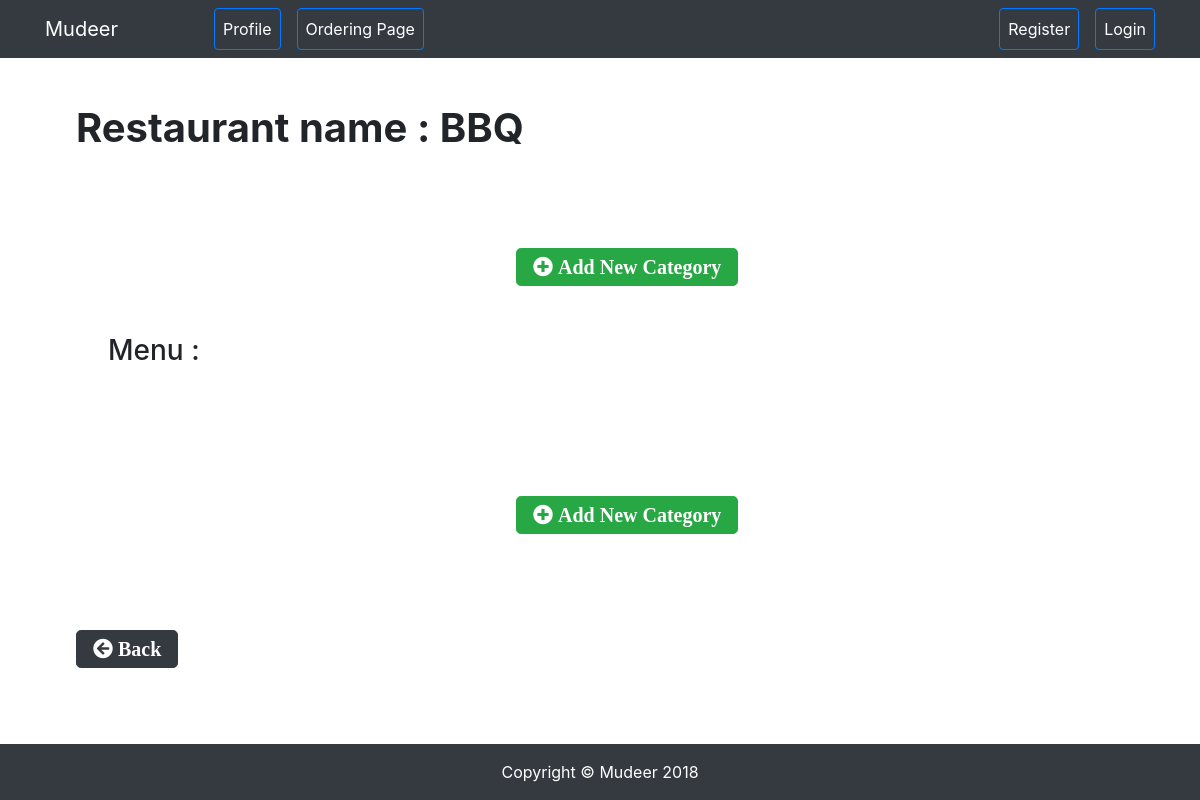
Before: /detail/1/ with the older database file.
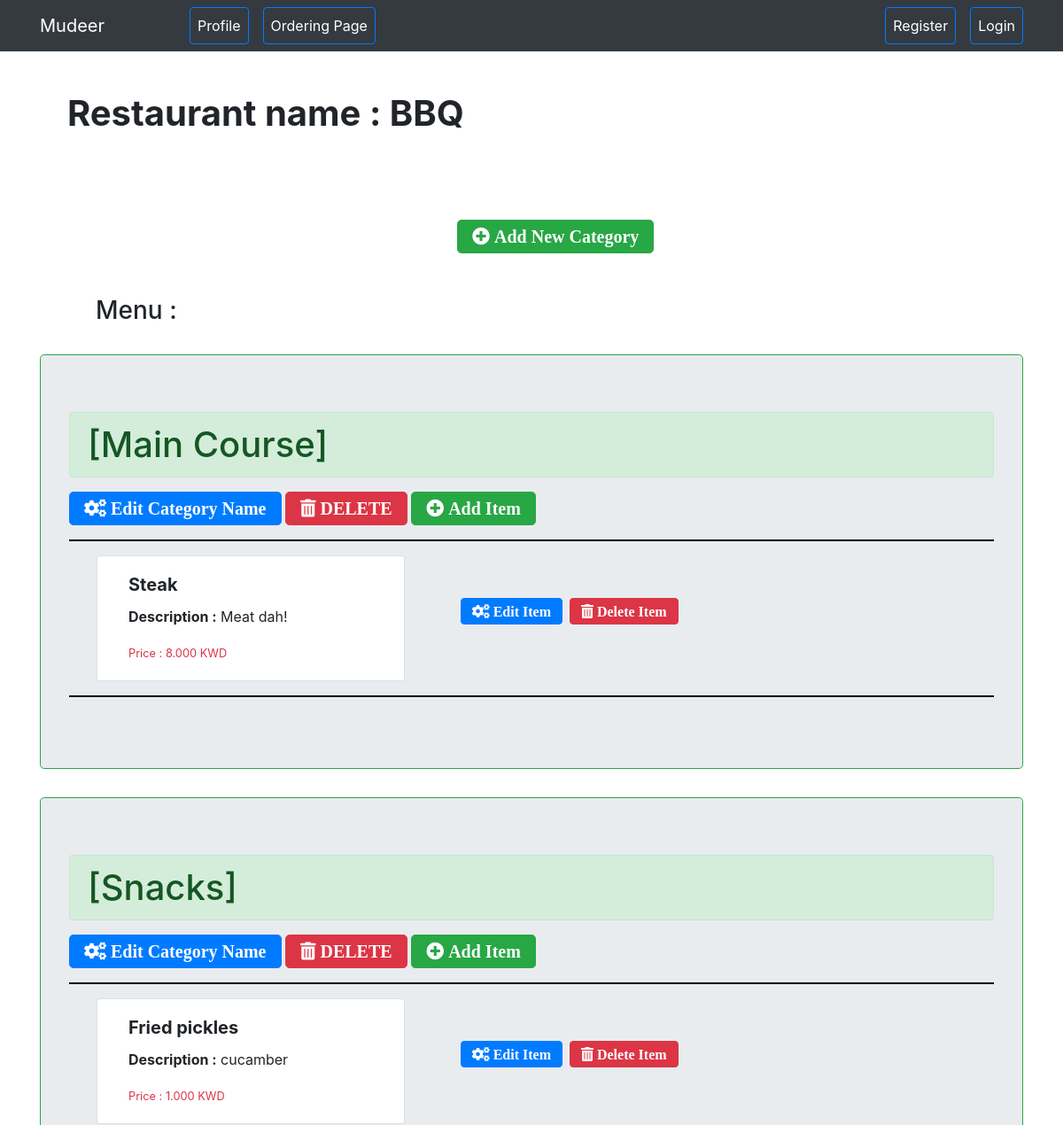
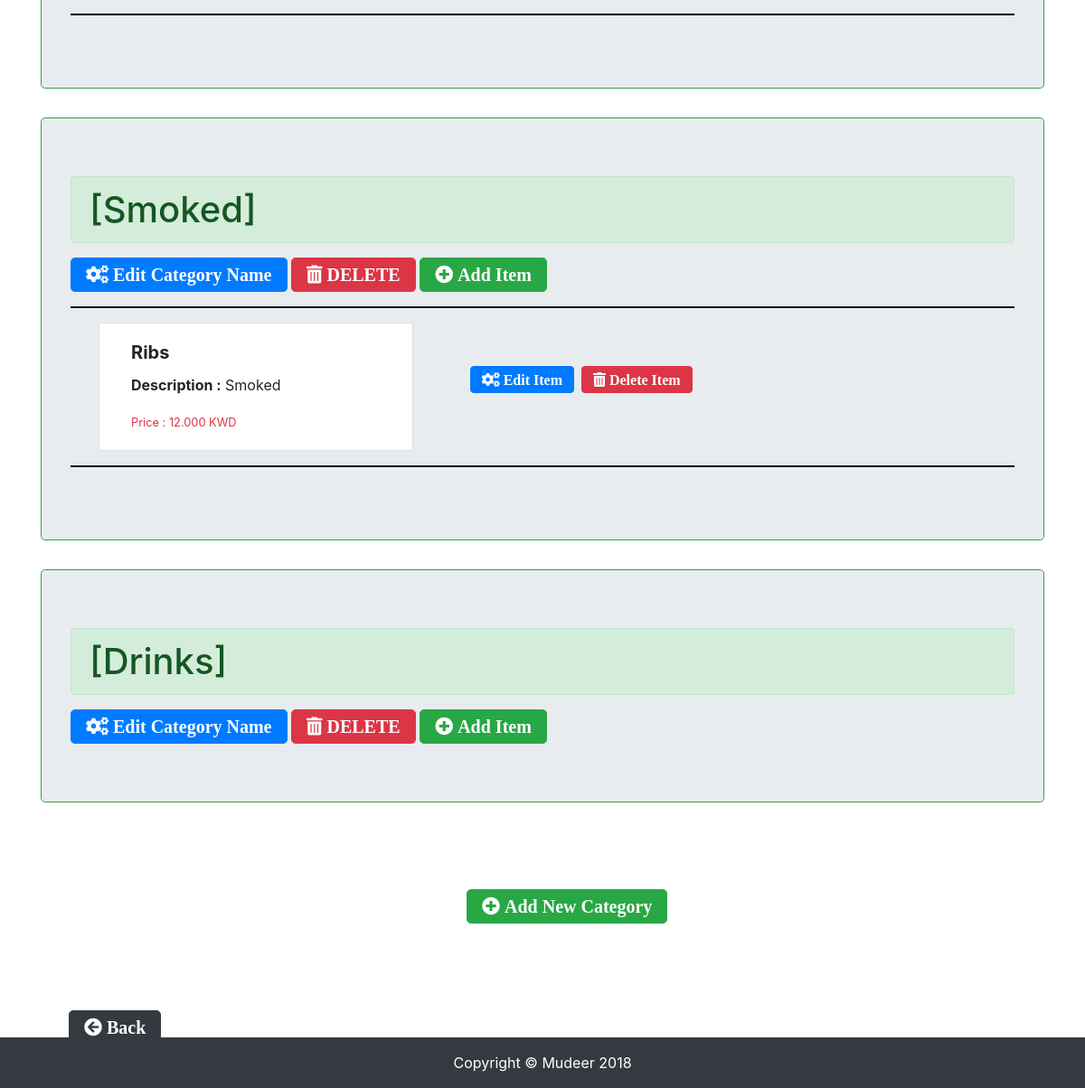
After: the same page with the newer database file (2 pictures, top to bottom).
### POSsystem/models.py (models this page shows, shortened)
class Category(models.Model):
	restaurant = models.ForeignKey(Restaurant, on_delete=models.CASCADE)
	name = models.CharField(max_length=25)

class Item(models.Model):
	category = models.ForeignKey(Category, on_delete=models.CASCADE)
	name = models.CharField(max_length=25)
	description = models.TextField()
	price = models.DecimalField(max_digits=5, decimal_places=3)

### POSsystem/views.py (the view)
# urls.py: path('detail/<int:restaurant_id>/', views.business_detail, name='detail'),
def business_detail(request, restaurant_id):
	restaurant_obj = Restaurant.objects.get(id=restaurant_id)
	context = {
		"restaurant_obj": restaurant_obj,
	}
	return render(request, 'detail.html', context)

### POSsystem/templates/detail.html (shortened to what this page needs)
{% extends "base.html" %}
{% block content %}
	<div class="col-md-12">
		<h1 class="mt-5 ml-3"><strong>Restaurant name : {{restaurant_obj.name}}</strong></h1>
	</div>
	<div class="col-md-12">
	<div class="col-sm-12 col-md-12 col-lg-12 mt-5 mb-5">
		<div class="mx-auto" style="width: 200px;">
			<a href="{% url 'addCategory' restaurant_id=restaurant_obj.id %}"><button type="button" class="ml-3 mr-5 mt-5 btn btn-success mx-middle btn-lg fas fa-plus-circle">  Add New Category</button></a>
		</div>
	</div>
		<h3 class="ml-5 mt-5">Menu :</h3>
	</div>
		<br>
		{%for category in restaurant_obj.category_set.all%}
			<div class="jumbotron border border-success">
			<h1 class="alert alert-success mx-auto">[{{category.name}}]</h1>
				<a href="{% url 'update_category' category_id=category.id %}"><button type="button" class="ml-5 mx-auto btn btn-primary btn-lg fas fa-cogs">  Edit Category Name</button></a>
					<button type="button" class="ml-5 mx-auto btn btn-danger btn-lg fas fa-trash-alt" data-toggle="modal" data-target="#deleteModal-{{category.id}}">
						DELETE
					</button>
				<a href="{% url 'addItem' category_id=category.id %}"><button type="button" class="ml-5 mx-auto btn btn-success btn-lg fas fa-plus-circle">  Add Item </button></a>
			<br>
			{%for item in category.item_set.all%}
			<hr style="height:2px;background-color:black;border:none;" noshade />
			<div class="card-deck ml-3 mt-3 ">
			  <div class="card col-md-4">
			    <div class="card-body">
			      <h5 class="card-title"> <strong> {{item.name}} </strong></h5>
			      <p class="card-text"><strong>Description :</strong> {{item.description}}</p>
			      <p class="card-text text-danger"><small class="">Price : {{item.price}} KWD</small></p>
		        </div>
	  		  </div>
	  		  <div>
	  			<a href="{% url 'update_item' item_id=item.id %}"><button type="button" class="ml-5 mt-5 btn btn-primary fas fa-cogs">  Edit Item</button></a>
	  		  </div>
	  			<a href="#">
	  			<button type="button" class="ml-2 mt-5 btn btn-danger fas fa-trash-alt " data-toggle="modal" data-target="#deleteModal-{{item.id}}">  Delete Item</button>
	  			</a>
			</div>
			<hr style="height:2px;background-color:black;border:none;" noshade />
			{%endfor%}
			</div>
		{%endfor%}
	<div class="col-sm-12 col-md-12 col-lg-12 mt-5 mb-5">
		<div class="mx-auto" style="width: 200px;">
			<a href="{% url 'addCategory' restaurant_id=restaurant_obj.id %}"><button type="button" class="ml-3 mr-5 mt-5 btn btn-success mx-middle btn-lg fas fa-plus-circle"> Add New Category</button></a>
		</div>
	</div>
	<div class="col-sm-12 col-md-12 col-lg-12 mt-5 mb-5">
				<a href="{% url 'profile_page' %}"><button type="button" class="ml-3 mr-5 mt-5 btn btn-dark btn-lg fa fa-arrow-circle-left">  Back</button></a>
			</div>
	</div>
{% endblock content %}

Changed rows visible on the page:
added Category: name "Main Course"
added Item: name "Steak", description "Meat dah!", price "8.000", shown under "Main Course"
added Category: name "Snacks"
added Item: name "Fried pickles", description "cucamber", price "1.000", shown under "Snacks"
added Category: name "Smoked"
added Item: name "Ribs", description "Smoked", price "12.000"
added Category: name "Drinks"
